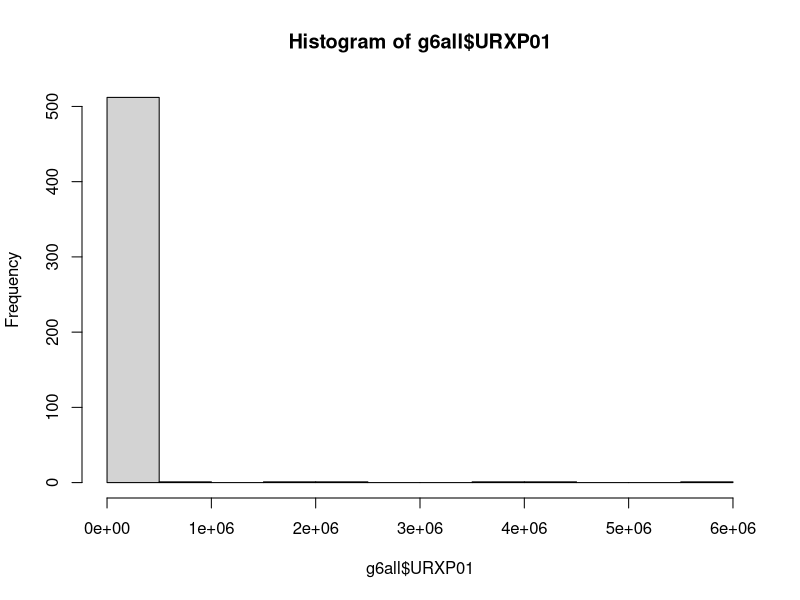
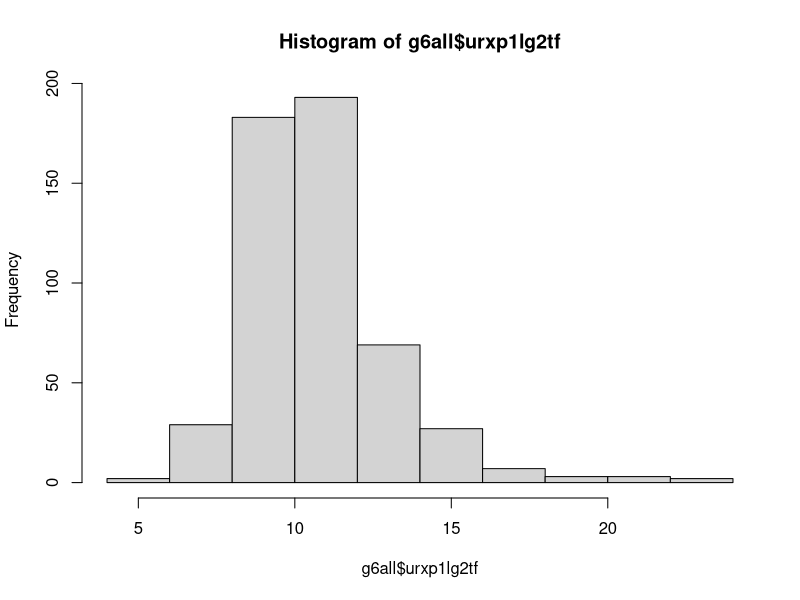
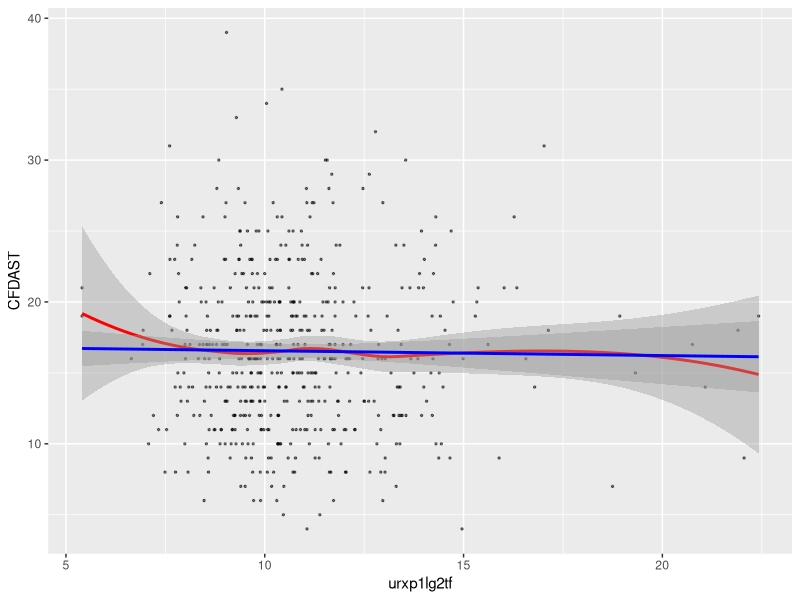
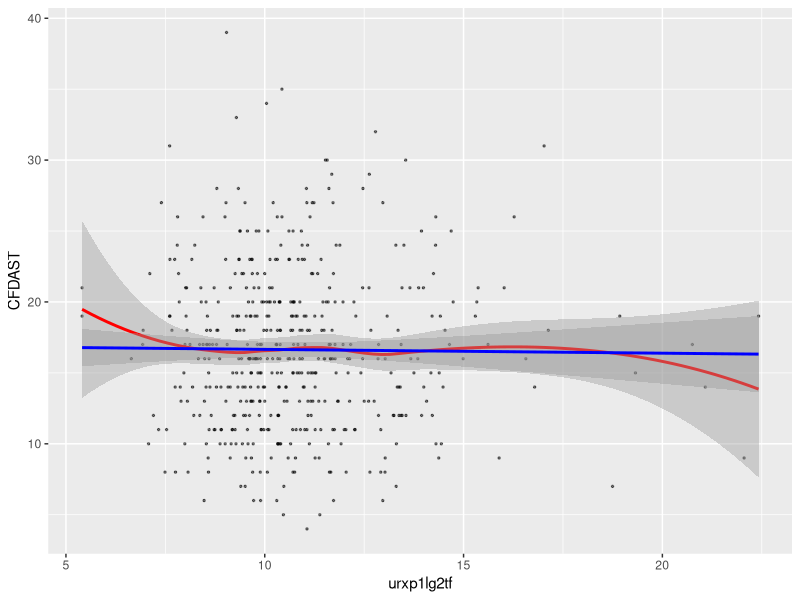
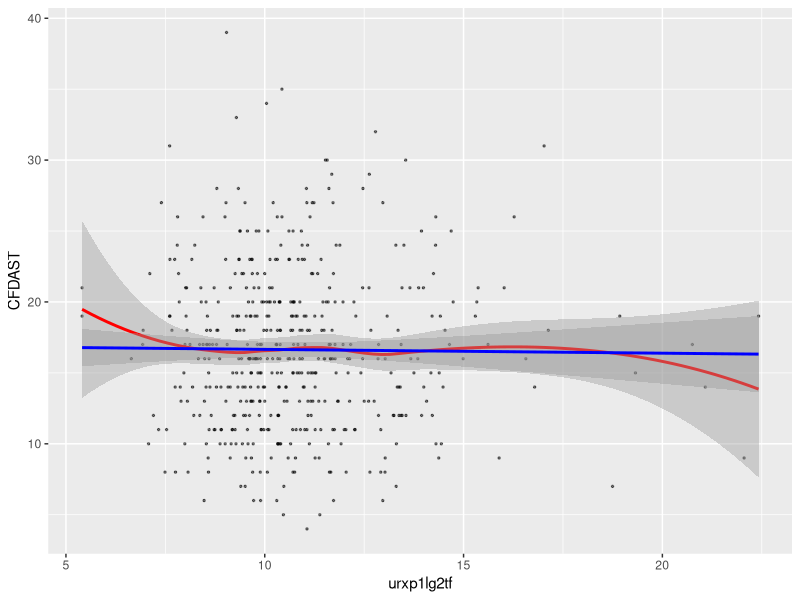

The R source for these figures, in order:
library(tidyverse)

conf2013 = read.csv("confounders2013.csv") # Create object for confounders
group6 = read.csv("group6.csv") # Create object for group 6 variables

# Create a new object that only has the variables of interest (confounders haven't been added yet)
names(group6)
g6sm = dplyr::select(group6,"SEQN", "URXP01", "CFDAST") # Limit your variables to those used for exposure and outcome
head(g6sm, n = 20) # Look at the first 20 rows of your object
g6sm = na.omit(g6sm) # Eliminate observations that have NA values
head(g6sm, n = 20) # Check the first 20 rows again

# Merge your dataset with the confounders dataset
g6all = merge(g6sm, conf2013, by="SEQN") # This will only merge the observations that have matching SEQN
head(g6all, n = 20) # Look at first 20 observations - note that some of the confounders have NA, but we won't worry about that
write_csv(g6all, "g6all.csv") # Write a csv file that has all your variables and confounders

#Looking more closely at your data
summary(g6all) # Look at summary statistics.
hist(g6all$URXP01)
quantile(g6all$URXP01, probs = seq(0, 1, 0.1), na.rm = TRUE)
quantile(g6all$URXP01, probs = seq(0.9, 1, 0.01), na.rm = TRUE)

g6all$urxp1lg2tf <- log2(g6all$URXP01)
hist(g6all$urxp1lg2tf)

glm.g6all = glm(CFDAST ~ urxp1lg2tf, data = g6all)
ggplot(data = glm.g6all, mapping = aes(x = urxp1lg2tf, y = CFDAST)) +
  geom_point(size = 0.5, alpha = 0.5) +
  geom_smooth(method = "loess", color = "red") +
  geom_smooth(method = "lm", color = "blue")

glm.g6allconf = glm(CFDAST ~ urxp1lg2tf + RIDAGEYR + factor(RIAGENDR) + factor(RIDRETH3) + INDHHIN2 + INDFMPIR, data = g6all)
ggplot(data = glm.g6allconf, mapping = aes(x = urxp1lg2tf, y = CFDAST)) +
  geom_point(size = 0.5, alpha = 0.5) +
  geom_smooth(method = "loess", color = "red") +
  geom_smooth(method = "lm", color = "blue")
summary(glm.g6allconf)

lm.g6allconf = lm(CFDAST ~ urxp1lg2tf + RIDAGEYR + factor(RIAGENDR) + factor(RIDRETH3) + INDHHIN2 + INDFMPIR, data = g6all)
ggplot(data = lm.g6allconf, mapping = aes(x = urxp1lg2tf, y = CFDAST)) +
  geom_point(size = 0.5, alpha = 0.5) +
  geom_smooth(method = "loess", color = "red") +
  geom_smooth(method = "lm", color = "blue")
summary(lm.g6allconf)

